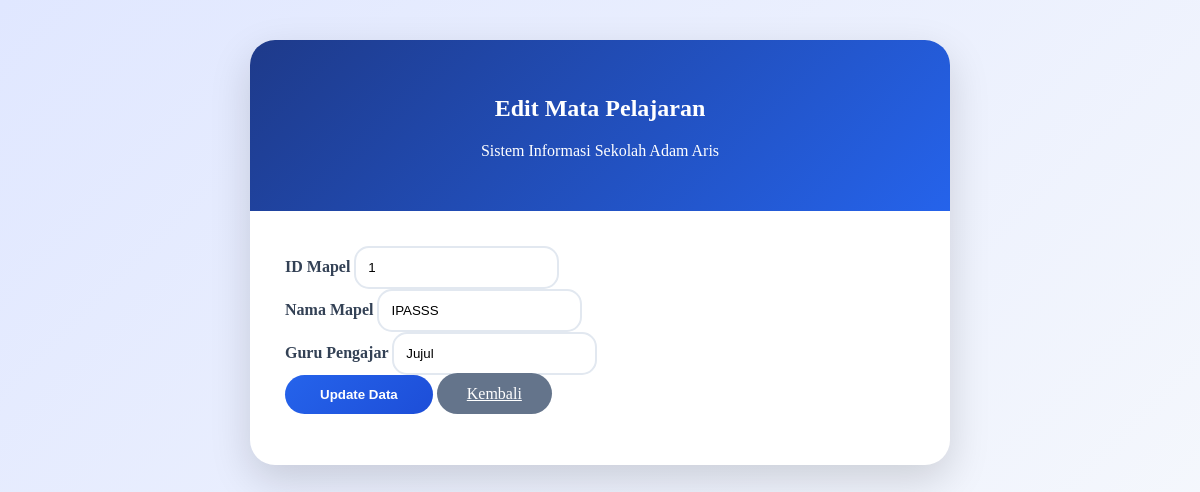
The page /mapel/edit.php?id_mapel=1 on the database its author committed.
### tables this page shows
CREATE TABLE `mapel` (
  `id_mapel` varchar(8) NOT NULL,
  `nama_mapel` varchar(50) NOT NULL,
  `guru` varchar(50) NOT NULL
);

### mapel/edit.php (the view, shortened to what this page needs)
<?php
include __DIR__ . "/../koneksi.php";
$id_mapel = $_GET['id_mapel'];
$query = mysqli_query(
    $koneksi,
    "SELECT * FROM mapel WHERE id_mapel='$id_mapel'"
);
$data = mysqli_fetch_array($query);
?>
<div class="mapel-card">
    <div class="mapel-header">
        <h2 class="mt-3">
            Edit Mata Pelajaran
        </h2>
        <p>
            Sistem Informasi Sekolah Adam Aris
        </p>
    </div>
    <div class="form-area">
        <form action="?page=mapel/update" method="POST">
            <div class="mb-4">
                <label class="form-label">
                    ID Mapel
                </label>
                <input
                    type="text"
                    class="form-control bg-light"
                    value="<?= htmlspecialchars($data['id_mapel']); ?>"
                    readonly
                >
            </div>
            <div class="mb-4">
                <label class="form-label">
                    Nama Mapel
                </label>
                <input
                    type="text"
                    name="nama_mapel"
                    class="form-control"
                    value="<?= htmlspecialchars($data['nama_mapel']); ?>"
                    required
                >
            </div>
            <div class="mb-4">
                <label class="form-label">
                    Guru Pengajar
                </label>
                <input
                    type="text"
                    name="guru"
                    class="form-control"
                    value="<?= htmlspecialchars($data['guru']); ?>"
                    required
                >
            </div>
            <div class="text-center">
                <button
                    type="submit"
                    class="btn btn-update me-2"
                >
                    Update Data
                </button>
                <a
                    href="?page=mapel/index"
                    class="btn btn-back"
                >
                    Kembali
                </a>
            </div>
        </form>
    </div>
</div>

### mapel/edit.php (style rules this page uses)
.mapel-card { max-width:700px; margin:40px auto; background:white; border-radius:25px; overflow:hidden; box-shadow:0 15px 40px rgba(0,0,0,.15); }
.mapel-header { background:linear-gradient(135deg,#1e3a8a,#2563eb); color:white; padding:35px; text-align:center; }
.form-area { padding:35px; }
.form-label { font-weight:700; color:#334155; }
.form-control { border-radius:15px; padding:12px; border:2px solid #e2e8f0; }
.btn-update { background:linear-gradient(135deg,#2563eb,#1d4ed8); color:white; border:none; border-radius:30px; padding:12px 35px; font-weight:bold; }
.btn-back { background:#64748b; color:white; border-radius:30px; padding:12px 30px; }

### rows shown on the page
mapel: id_mapel "1", nama_mapel "IPASSS", guru "Jujul"
